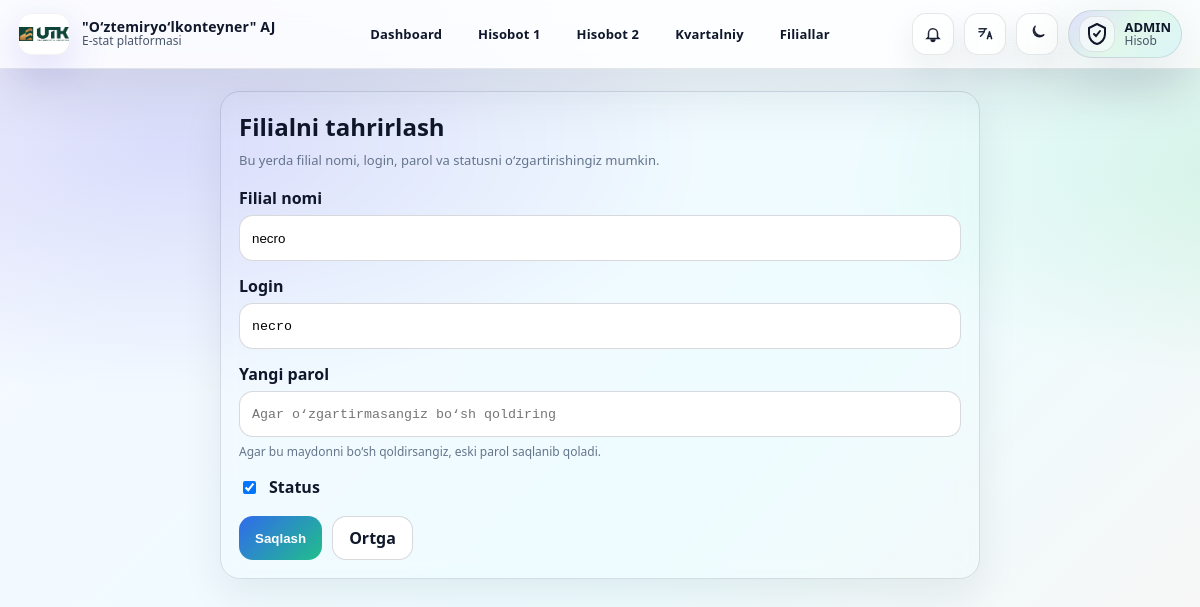
/admin-panel/stations/1/edit/ (signed in), run on an earlier commit of the app's database.
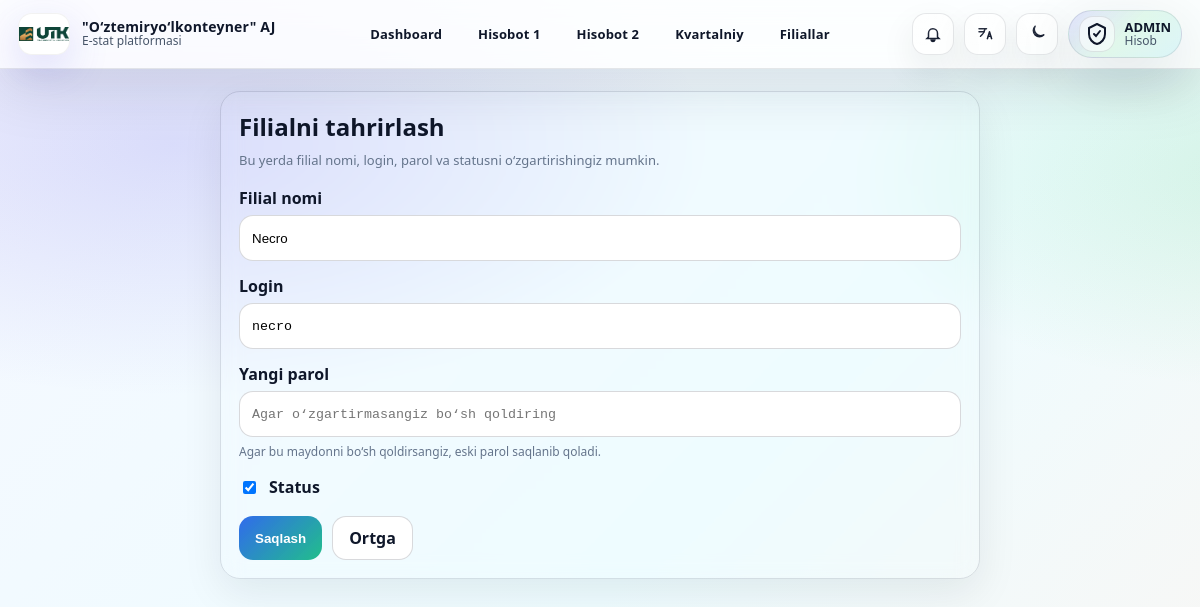
And on a later commit of the database.
### accounts/models.py (models this page shows, shortened)
class StationProfile(models.Model):
    user = models.OneToOneField(User, on_delete=models.CASCADE, related_name='station_profile')
    station_name = models.CharField(max_length=255)
    plain_password = models.CharField(max_length=128, blank=True, default="")
    status=models.BooleanField(default=False)
    status_online = models.BooleanField(default=False)  # optional, can keep
    last_seen = models.DateTimeField(null=True, blank=True)

### accounts/views.py (the view, shortened to what this page needs)
# urls.py: path('admin-panel/stations/<int:station_id>/edit/', admin_station_edit, name='admin_station_edit'),
@login_required(login_url="login")
def admin_station_edit(request, station_id: int):
    if not (request.user.is_staff or request.user.is_superuser):
        return redirect("station_table_1_list")
    profile = get_object_or_404(
        StationProfile.objects.select_related("user"),
        id=station_id
    )
    user = profile.user
    error = None
    return render(
        request,
        "admin_station_edit.html",
        {
            "station": profile,
            "error": error,
        },
    )

### templates/admin_station_edit.html (shortened to what this page needs)
{% extends "base.html" %}
{% block content %}
<div class="edit-wrap">
  <div class="cardx">
    <h1 class="title">Filialni tahrirlash</h1>
    <div class="sub">Bu yerda filial nomi, login, parol va statusni o‘zgartirishingiz mumkin.</div>
    <form method="post">
      <div class="field">
        <label>Filial nomi</label>
        <input type="text" name="station_name" class="inp" value="{{ station.station_name }}" required>
      </div>
      <div class="field">
        <label>Login</label>
        <input type="text" name="username" class="inp mono" value="{{ station.user.username }}" required>
      </div>
      <div class="field">
        <label>Yangi parol</label>
        <input type="text" name="password" class="inp mono" placeholder="Agar o‘zgartirmasangiz bo‘sh qoldiring">
        <div class="muted">Agar bu maydonni bo‘sh qoldirsangiz, eski parol saqlanib qoladi.</div>
      </div>
      <div class="check-row">
        <input type="checkbox" id="status" name="status" {% if station.status %}checked{% endif %}>
        <label for="status" style="margin:0;">Status</label>
      </div>
      <div class="btn-row">
        <button type="submit" class="btn-save">Saqlash</button>
        <a href="{% url 'admin_stations' %}" class="btn-back">Ortga</a>
      </div>
    </form>
  </div>
</div>
{% endblock %}

What changed in the data, as far as the page shows it:
changed StationProfile "necro": station_name "necro" → "Necro"
